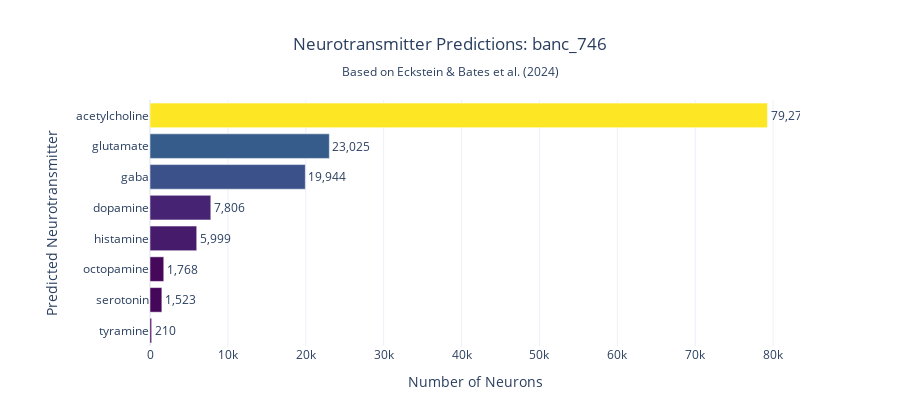

Source (notebook cell):
### Markdown cell above
### Neurotransmitter Distribution

Neurotransmitter predictions are based on [Eckstein & Bates et al. (2024) *Cell*](https://doi.org/10.1016/j.cell.2024.03.016).

Let's visualize the distribution using Plotly:

### Code cell
# Count neurotransmitter predictions
nt_counts = meta['neurotransmitter_predicted'].value_counts().dropna().sort_values(ascending=True)

# Create interactive bar plot with Plotly
fig = go.Figure()

fig.add_trace(go.Bar(
    y=nt_counts.index,
    x=nt_counts.values,
    orientation='h',
    marker=dict(
        color=nt_counts.values,
        colorscale='Viridis',
        showscale=False
    ),
    text=nt_counts.values,
    textposition='outside',
    texttemplate='%{text:,}',
    hovertemplate='<b>%{y}</b><br>Count: %{x:,}<extra></extra>'
))

fig.update_layout(
    title=dict(
        text=f"Neurotransmitter Predictions: {DATASET}<br><sub>Based on Eckstein & Bates et al. (2024)</sub>",
        x=0.5,
        xanchor='center'
    ),
    xaxis_title="Number of Neurons",
    yaxis_title="Predicted Neurotransmitter",
    height=400,
    template="plotly_white",
    font=dict(size=12),
    margin=dict(l=150, r=100, t=100, b=50)
)

# Save plot
try:
    save_plot(fig, "neurotransmitter_distribution", width=1000, height=500)
except Exception as e:
    print(f"Note: Could not save plot: {e}")

fig.show()

# Save plot
try:
    save_plot(fig, "neurotransmitter_distribution", width=1000, height=500)
except Exception as e:
    print(f"Note: Could not save plot (likely missing kaleido package): {e}")
    print("To enable saving: pip install -U kaleido")

### Figure 1 — Plotly figure (JSON) as saved in the notebook; plotly's stock layout.template omitted (floating-point values rounded to 4 significant figures)
{"data": [{"hovertemplate": "<b>%{y}</b><br>Count: %{x:,}<extra></extra>", "marker": {"color": [210, 1523, 1768, 5999, 7806, 19944, 23025, 79279], "colorscale": [[0.0, "#440154"], [0.1111, "#482878"], [0.2222, "#3e4989"], [0.3333, "#31688e"], [0.4444, "#26828e"], [0.5556, "#1f9e89"], [0.6667, "#35b779"], [0.7778, "#6ece58"], [0.8889, "#b5de2b"], [1.0, "#fde725"]], "showscale": false}, "orientation": "h", "text": [210.0, 1523.0, 1768.0, 5999.0, 7806.0, 19940.0, 23020.0, 79280.0], "textposition": "outside", "texttemplate": "%{text:,}", "type": "bar", "x": [210, 1523, 1768, 5999, 7806, 19944, 23025, 79279], "y": ["tyramine", "serotonin", "octopamine", "histamine", "dopamine", "gaba", "glutamate", "acetylcholine"]}], "layout": {"font": {"size": 12}, "height": 400, "margin": {"b": 50, "l": 150, "r": 100, "t": 100}, "title": {"text": "Neurotransmitter Predictions: banc_746<br><sub>Based on Eckstein & Bates et al. (2024)</sub>", "x": 0.5, "xanchor": "center"}, "xaxis": {"title": {"text": "Number of Neurons"}}, "yaxis": {"title": {"text": "Predicted Neurotransmitter"}}}}
